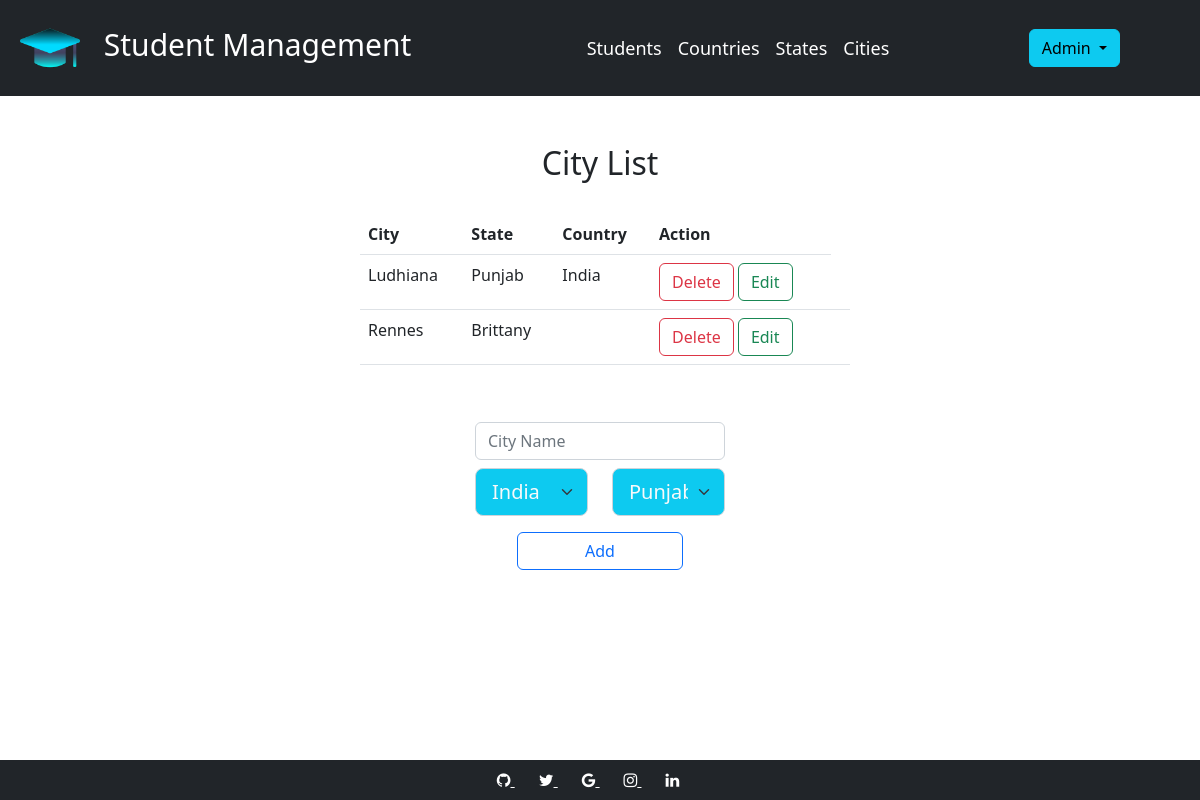
/all_cities (signed in), run on an earlier commit of the app's database.
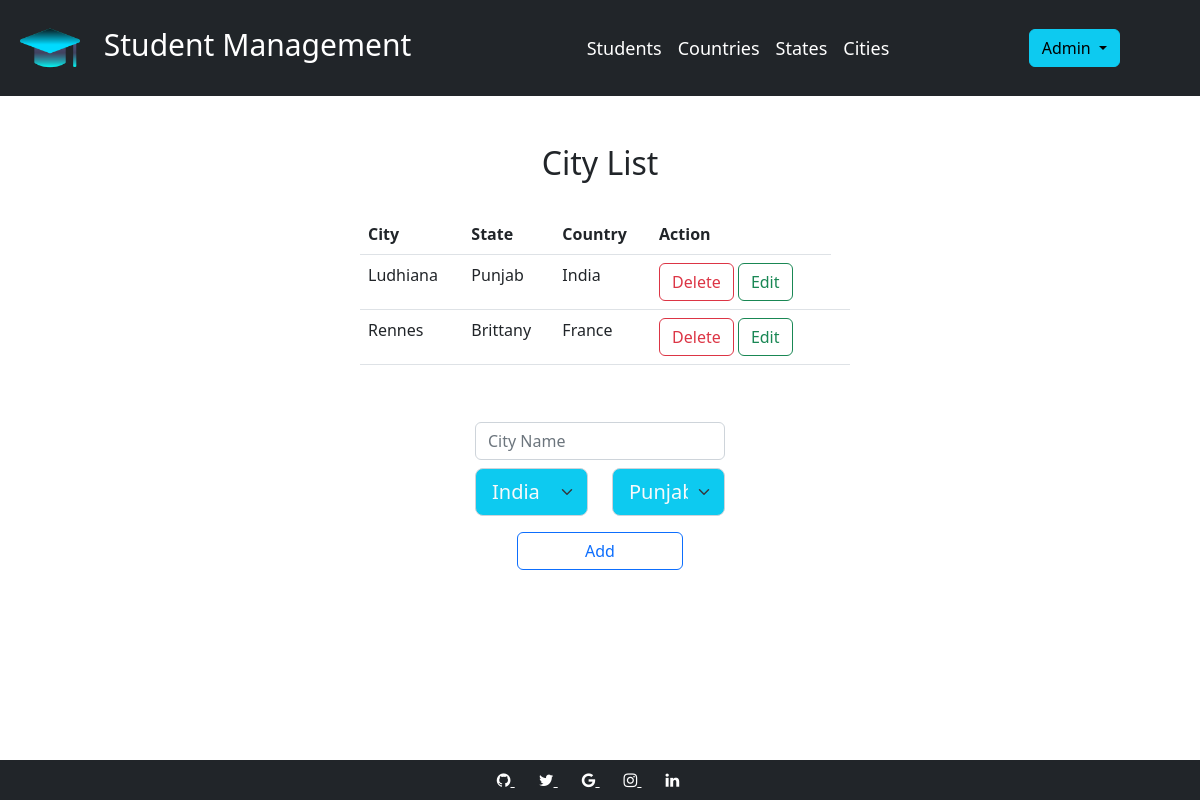
And on a later commit of the database.
### models.py (models this page shows, shortened)
class City(db.Model):
    __tablename__ = "city"
    id = db.Column(db.Integer, primary_key=True)
    name = db.Column(db.String(100))
    state_id = db.Column(db.Integer, db.ForeignKey('state.id'))
    state = db.relationship('State')
    country_id = db.Column(db.Integer, db.ForeignKey('country.id'))
    country = db.relationship('Country')

class State(db.Model):
    __tablename__ = "state"
    id = db.Column(db.Integer, primary_key=True)
    name = db.Column(db.String(100))
    country_id = db.Column(db.Integer, db.ForeignKey('country.id'))
    country = db.relationship('Country')

class Country(db.Model):
    __tablename__ = "country"
    id = db.Column(db.Integer, primary_key=True)
    name = db.Column(db.String(100))

### app.py (the view)
@app.route('/all_cities')
def all_cities():
    form = Form()
    form.country.choices = [(country.id, country.name) for country in Country.query.all()]
    form.state.choices = [(state.id, state.name) for state in State.query.all()]
    if 'username' in session:
        return render_template(templates.show_city_list, cities=City.query.all(), form=form)
    return render_template(templates.login)

### forms.py
class Form(FlaskForm):
    country = SelectField('country', choices=[('', 'Select Country')], validators=[data_required()])
    state = SelectField('state', choices=[('', 'Select State')], validators=[data_required()])
    city = SelectField('city', choices=[('', 'Select City')], validators=[data_required()])
    standard = SelectField('standard', choices=[''], validators=[data_required()])
    section = SelectField('section', choices=[''], validators=[data_required()])

### templates/show_city_list.html (shortened to what this page needs)
{%extends "skel.html"%}
{%block content%}
<br>
<br>
<h2 style="text-align:center">City List</h2>
<br>
<div style="width:500px; margin:auto" class="d-grid gap-2 col-6 mx-auto">
    <div style="overflow-y:scroll; height:200px; margin-left:10px">
        <table class="table table-hover" id="tb">
            <thead>
            <tr>
                <th>City</th>
                <th>State</th>
                <th>Country</th>
                <th>Action</th>
            </tr>
            </thead>
            <tbody>
            {% for city in cities %}
            <tr>
                <td>{{ city.name }}</td>
                <td>{{ city.state.name }}</td>
                <td>{{ city.country.name }}</td>
                <td>
                    <button type="button" id="del" class="btn btn-outline-danger" onclick="del({{city.id}})"
                            data-toggle="modal" data-target=".bd-example-modal-sm">Delete
                    </button>
                    <button type="button" class="btn btn-outline-success"
                            onclick="location.href='{{url_for('update_city', city_id = city.id)}}'">Edit
                    </button>
                </td>
                <td>
                </td>
            </tr>
            {% endfor %}
            </tbody>
        </table>
    </div>
    <div class="d-grid gap-2 col-12 mx-auto" >
        <div class="d-grid gap-2 col-6 mx-auto">
            <form action="{{url_for('add_city')}}" method="POST">
                <div class="d-grid gap-2 col-12 mx-auto">
                    <div class="row">
                        <div class="col">
                            <input type="text" class="form-control" placeholder="City Name" name="name" required>
                        </div>
                    </div>
                    <div class="row">
                        <div class="col">
                            {{form.country(class="form-select form-select-lg mb-3 bg-info text-light")}}
                        </div>
                        <div class="col">
                            {{form.state(class="form-select form-select-lg mb-3 bg-info text-light")}}
                        </div>
                    </div>
                </div>
                <div class="d-grid col-8 mx-auto">
                    <button type="submit" class="btn btn-outline-primary">Add</button>
                </div>
            </form>
        </div>
    </div>
</div>
{%endblock%}

### templates/skel.html (shortened to what this page needs)
<!DOCTYPE html>
<html lang="en">
<head>
    <link href="https://cdn.jsdelivr.net/npm/bootstrap@5.2.1/dist/css/bootstrap.min.css" rel="stylesheet"
>
    <link rel="stylesheet" href="https://cdnjs.cloudflare.com/ajax/libs/font-awesome/4.7.0/css/font-awesome.min.css">
    <link rel="stylesheet" href="/static/light.css">
    <link rel="stylesheet" href="/static/dark.css">
</head>
<body>
<nav style="position:sticky; top:0; z-index:1;" class="navbar navbar-expand-lg navbar-dark bg-dark">
    <a href="{{url_for('home')}}" class="navbar-brand"><img src="{{url_for('static', filename= 'sm2.png')}}"
                                                            style="border-radius:10px"
                                                            height="70px" alt="no image" class="navbar-brand"> Student
        Management</a>
    <div class="collapse navbar-collapse" id="navbarNav">
        <ul class="navbar-nav mx-auto">
            <li class="nav-item active">
                <a href="{{url_for('home')}}" class="nav-link active">Students</a>
            </li>
            <li class="nav-item">
                <a href="{{url_for('all_countries')}}" class="nav-link active">Countries</a>
            </li>
            <li class="nav-item">
                <a href="{{url_for('all_states')}}" class="nav-link active">States</a>
            </li>
            <li class="nav-item">
                <a href="{{url_for('all_cities')}}" class="nav-link active">Cities</a>
            </li>
        </ul>
        <div class="dropdown show nav-item" style="margin-right: 80px">
            <a class="btn btn-info dropdown-toggle" role="button" id="dropdownMenuLink"
               data-toggle="dropdown"
               aria-haspopup="true" aria-expanded="false">
                {{session.username.capitalize()}}
            </a>
        </div>
    </div>
</nav>
{%block content%}{%endblock%}
{% include "footer.html" %}
</body>
</html>

### templates/footer.html (shortened to what this page needs)
<div class="w-100" style="bottom:0px;position:fixed">
    <section
             class="d-flex justify-content-center p-2"
             style="background-color: rgb(33,37,41)"
             >
      <div>
        <a href="https://www.github.com/pulkitdhiman0001" class="text-white me-4" target="_blank">
          <i class="fa fa-github"></i>
        </a>
        <a href="https://www.twitter.com" class="text-white me-4" target="_blank">
          <i class="fa fa-twitter"></i>
        </a>
        <a href="https://www.gmail.com" class="text-white me-4" target="_blank">
          <i class="fa fa-google"></i>
        </a>
        <a href="https://www.instagram.com" class="text-white me-4" target="_blank">
          <i class="fa fa-instagram"></i>
        </a>
        <a href="https://www.linkedin.com" class="text-white me-4" target="_blank">
          <i class="fa fa-linkedin"></i>
        </a>
      </div>
    </section>
</div>

### static/light.css (style rules this page uses)
#navbarNav ul li a { font-size: 18px; }
.navbar-brand { font-size:30px; margin-left:10px; }
.navbar-collapse { margin-left:20px; }
ul { list-style-type: none; margin: 0; padding: 0; }

### static/dark.css (style rules this page uses)
#navbarNav ul li a { font-size: 18px; }
.navbar-brand { font-size:30px; margin-left:10px; }
.navbar-collapse { margin-left:20px; }

What changed in the data, as far as the page shows it:
changed City "Rennes": country.name (not shown) → "France"
